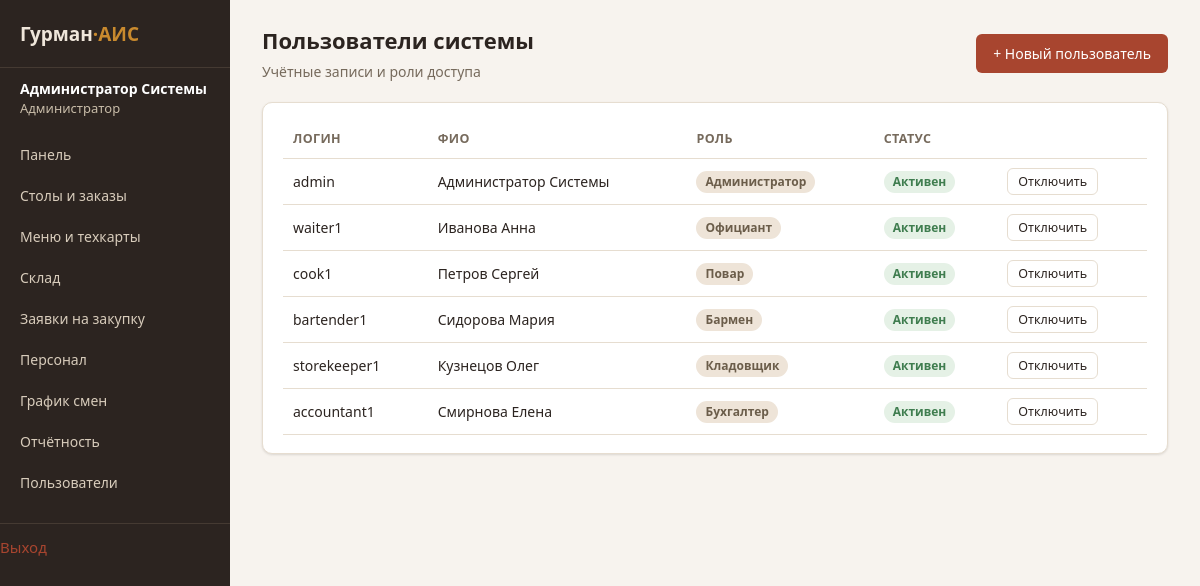
The app's page /auth/users (signed in) with its own data.
### tables this page shows
CREATE TABLE users (
    id INTEGER PRIMARY KEY AUTOINCREMENT,
    username TEXT UNIQUE NOT NULL,
    password_hash TEXT NOT NULL,
    full_name TEXT NOT NULL,
    role TEXT NOT NULL CHECK (role IN ('admin', 'waiter', 'cook', 'bartender', 'storekeeper', 'accountant')),
    is_active INTEGER NOT NULL DEFAULT 1,
    created_at TEXT NOT NULL DEFAULT (datetime('now'))
);

### auth.py (the view)
@bp.route("/users")
@roles_required("admin")
def users():
    db = get_db()
    rows = db.execute("SELECT * FROM users ORDER BY id").fetchall()
    return render_template("auth/users.html", users=rows, role_labels=ROLE_LABELS)

### auth.py (called while the page is built)
@bp.before_app_request
def load_logged_in_user():
    user_id = session.get("user_id")
    if user_id is None:
        g.user = None
    else:
        db = get_db()
        g.user = db.execute(
            "SELECT * FROM users WHERE id = ? AND is_active = 1", (user_id,)
        ).fetchone()

### database.py (called while the page is built)
def get_db():
    if "db" not in g:
        g.db = sqlite3.connect(
            current_app.config["DATABASE"],
            detect_types=sqlite3.PARSE_DECLTYPES,
        )
        g.db.row_factory = sqlite3.Row
        g.db.execute("PRAGMA foreign_keys = ON")
    return g.db

### utils.py (called while the page is built)
def roles_required(*roles):
    def decorator(view):
        @functools.wraps(view)
        def wrapped(**kwargs):
            if g.user is None:
                return redirect(url_for("auth.login", next=request.path))
            if g.user["role"] not in roles and g.user["role"] != "admin":
                flash("Недостаточно прав для выполнения этого действия.", "error")
                return redirect(url_for("index"))
            return view(**kwargs)
        return wrapped
    return decorator

### templates/auth/users.html (shortened to what this page needs)
{% extends "base.html" %}
{% block content %}
<div class="page-header">
    <div>
        <h1>Пользователи системы</h1>
        <p class="subtitle">Учётные записи и роли доступа</p>
    </div>
    <a class="btn" href="{{ url_for('auth.new_user') }}">+ Новый пользователь</a>
</div>
<div class="card">
    <table>
        <thead>
            <tr><th>Логин</th><th>ФИО</th><th>Роль</th><th>Статус</th><th></th></tr>
        </thead>
        <tbody>
        {% for u in users %}
            <tr>
                <td>{{ u['username'] }}</td>
                <td>{{ u['full_name'] }}</td>
                <td><span class="badge badge--role">{{ role_labels.get(u['role'], u['role']) }}</span></td>
                <td>
                    {% if u['is_active'] %}
                        <span class="badge badge--free">Активен</span>
                    {% else %}
                        <span class="badge badge--cancelled">Отключён</span>
                    {% endif %}
                </td>
                <td>
                    <form method="post" action="{{ url_for('auth.toggle_user', user_id=u['id']) }}">
                        <button class="btn btn--secondary btn--sm" type="submit">
                            {{ 'Отключить' if u['is_active'] else 'Включить' }}
                        </button>
                    </form>
                </td>
            </tr>
        {% else %}
            <tr><td colspan="5" class="empty-state">Пользователи не найдены</td></tr>
        {% endfor %}
        </tbody>
    </table>
</div>
{% endblock %}

### templates/base.html (shortened to what this page needs)
<!doctype html>
<html lang="ru">
<head>
    <link rel="stylesheet" href="{{ url_for('static', filename='css/style.css') }}">
</head>
<body {% block body_attrs %}{% endblock %}>
<div class="app-layout">
    <aside class="sidebar">
        <div class="sidebar__brand">Гурман<span>·АИС</span></div>
        {% if g.user %}
        <div class="sidebar__user">
            <strong>{{ g.user['full_name'] }}</strong>
            {{ role_labels.get(g.user['role'], g.user['role']) }}
        </div>
        <nav>
            <a href="{{ url_for('index') }}">Панель</a>
            <a href="{{ url_for('orders.tables') }}">Столы и заказы</a>
            {% if g.user['role'] in ('cook', 'bartender', 'accountant', 'waiter', 'admin') %}
            <a href="{{ url_for('dishes.list_dishes') }}">Меню и техкарты</a>
            {% endif %}
            {% if g.user['role'] in ('storekeeper', 'accountant', 'admin') %}
            <a href="{{ url_for('warehouse.stock') }}">Склад</a>
            <a href="{{ url_for('warehouse.requests_list') }}">Заявки на закупку</a>
            {% endif %}
            {% if g.user['role'] in ('admin', 'accountant') %}
            <a href="{{ url_for('staff.list_employees') }}">Персонал</a>
            <a href="{{ url_for('staff.schedule') }}">График смен</a>
            <a href="{{ url_for('reports.index') }}">Отчётность</a>
            {% endif %}
            {% if g.user['role'] == 'admin' %}
            <a href="{{ url_for('auth.users') }}">Пользователи</a>
            {% endif %}
        </nav>
        <div class="sidebar__logout">
            <a href="{{ url_for('auth.logout') }}">Выход</a>
        </div>
        {% endif %}
    </aside>
    <main class="main">
        {% block content %}{% endblock %}
    </main>
</div>
</body>
</html>

### static/css/style.css (style rules this page uses)
* { box-sizing: border-box; }
body { margin: 0; font-family: var(--font-main); background: var(--color-bg); color: var(--color-text); font-size: 15px; line-height: 1.5; }
a { color: var(--color-primary); text-decoration: none; }
.app-layout { display: flex; min-height: 100vh; }
.sidebar { width: 230px; background: #2c2420; color: #efe6da; padding: 20px 0; flex-shrink: 0; }
.sidebar__brand { font-size: 19px; font-weight: 700; padding: 0 20px 18px; border-bottom: 1px solid #453a32; margin-bottom: 10px; }
.sidebar__brand span { color: var(--color-accent); }
.sidebar__user { padding: 0 20px 16px; font-size: 13px; color: #c9bda9; }
.sidebar__user strong { display: block; color: #fff; font-size: 14px; }
.sidebar nav a { display: block; padding: 10px 20px; color: #d8ccbb; font-size: 14px; }
.sidebar__logout { margin-top: 20px; border-top: 1px solid #453a32; padding-top: 12px; }
.main { flex: 1; padding: 24px 32px 60px; max-width: 1200px; }
.page-header { display: flex; justify-content: space-between; align-items: center; margin-bottom: 20px; flex-wrap: wrap; gap: 10px; }
.page-header h1 { margin: 0; font-size: 22px; }
.page-header p.subtitle { margin: 4px 0 0; color: var(--color-text-muted); font-size: 14px; }
.card { background: var(--color-surface); border: 1px solid var(--color-border); border-radius: var(--radius); box-shadow: var(--shadow); padding: 18px 20px; margin-bottom: 18px; }
.btn { display: inline-block; padding: 8px 16px; border-radius: var(--radius-sm); border: 1px solid transparent; background: var(--color-primary); color: #fff; font-size: 14px; cursor: pointer; font-family: inherit; }
.btn--secondary { background: var(--color-surface); color: var(--color-text); border-color: var(--color-border); }
.btn--sm { padding: 4px 10px; font-size: 12.5px; }
table { width: 100%; border-collapse: collapse; font-size: 14px; }
th, td { text-align: left; padding: 9px 10px; border-bottom: 1px solid var(--color-border); }
th { color: var(--color-text-muted); font-weight: 600; font-size: 12.5px; text-transform: uppercase; letter-spacing: .03em; }
.badge { display: inline-block; padding: 2px 9px; border-radius: 999px; font-size: 12px; font-weight: 600; }
.badge--free, .badge--done, .badge--served, .badge--paid { background: var(--color-success-bg); color: var(--color-success); }
.badge--role { background: #eee4d8; color: #6b5d4a; }

### static/css/variables.css (style rules this page uses)
:root { --color-bg: #f7f3ee; --color-surface: #ffffff; --color-surface-alt: #faf6f0; --color-border: #e6ddd0; --color-primary: #a8452f; --color-primary-dark: #8a3623; --color-primary-light: #f1ded6; --color-accent: #c98a2e; --color-text: #2c2420; --color-text-muted: #766a5c; --color-success: #3f7d4f; --color-success-bg: #e5f1e6; --color-error: #b23b3b; --color-error-bg: #fbe7e5; --color-warning: #c98a2e; --color-warning-bg: #fbeecd; --radius: 10px; --radius-sm: 6px; --shadow: 0 1px 3px rgba(44, 36, 32, 0.08), 0 1px 2px rgba(44, 36, 32, 0.06); --font-main: "Segoe UI", "PT Sans", Arial, sans-serif; }

### records on screen
users: user.full_name "Администратор Системы", get "Администратор", username "admin", full_name "Администратор Системы", shows "Активен", is_active "Отключить"
users: username "waiter1", full_name "Иванова Анна", get "Официант", shows "Активен", is_active "Отключить"
users: username "cook1", full_name "Петров Сергей", get "Повар", shows "Активен", is_active "Отключить"
users: username "bartender1", full_name "Сидорова Мария", get "Бармен", shows "Активен", is_active "Отключить"
users: username "storekeeper1", full_name "Кузнецов Олег", get "Кладовщик", shows "Активен", is_active "Отключить"
users: username "accountant1", full_name "Смирнова Елена", get "Бухгалтер", shows "Активен", is_active "Отключить"
